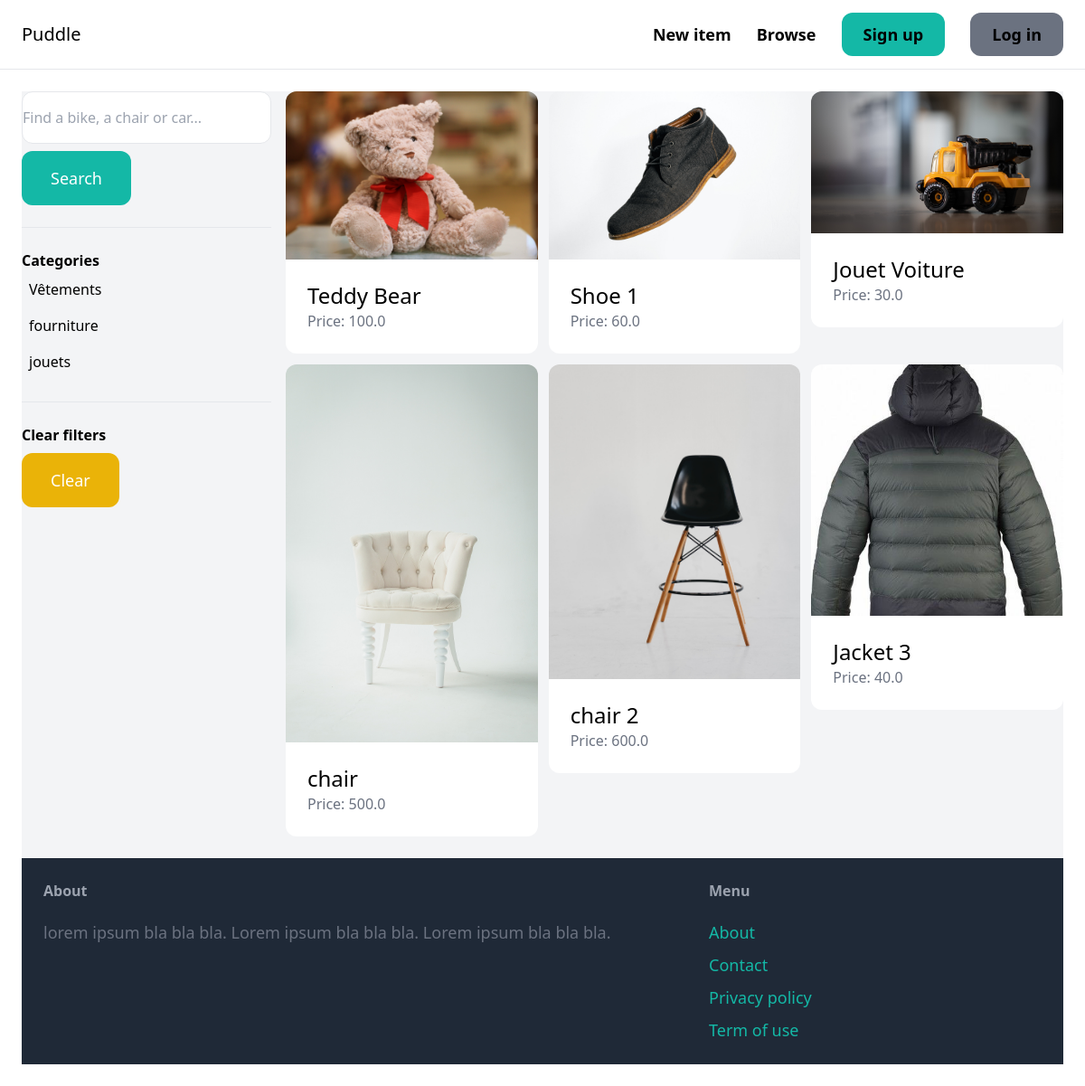
The app's page /items/ with its own data.
### item/models.py (models this page shows, shortened)
class Category(models.Model):
    name = models.CharField(max_length=225)
    class Meta:
        ordering = ('name',)
        verbose_name_plural = 'Categories'

class Item(models.Model):
    category = models.ForeignKey(Category, related_name='items', on_delete=models.CASCADE )
    name = models.CharField(max_length=225)
    description = models.TextField(blank=True, null=False)
    price = models.FloatField()
    image = models.ImageField(upload_to='items_images', blank=True, null=True)
    is_sold = models.BooleanField(default=False)
    created_by = models.ForeignKey(User, related_name='items', on_delete=models.CASCADE)
    created_at = models.DateTimeField(auto_now_add=True)

### item/views.py (the view)
# urls.py: path('', views.items, name='items'),
def items(request):
    query = request.GET.get('query', '')
    category_id = request.GET.get('category', 0)
    categories = Category.objects.all()
    items = Item.objects.filter(is_sold=False)
    if category_id:
        items = items.filter(category_id=category_id)
    if query:
        items = items.filter(Q(name__icontains=query) | Q(description__icontains=query))
    return render( request, 'item/items.html', {
       'items': items,
       'query': query,
       'categories': categories,
       'category_id': int(category_id)
    })

### item/templates/item/items.html (shortened to what this page needs)
{% extends 'core/base.html'%}
{% block content%}
    <div class=" pb-6 grid grid-cols-4 gap-4 bg-gray-100">
        <div class="col-span-l">
            <form method="get" action="{% url 'item:items'%}">
                <input name="query" class=" w-full py-4 border rounded-xl" type="text" value="{{query}}" placeholder="Find a bike, a chair or car... " >
                <button class=" mt-2 py-4 px-8 text-lg bg-teal-500 text-white rounded-xl">Search</button>
            <form>
                <hr class="my-6">
                <p class="font-semibold"> Categories</p>
            <ul>
                {% for category in categories %}
                    <li class="py-2 px-2 rounded-xl {% if category.id == category_id %} bg-gray-200{% endif%}">
                        <a href="{% url 'item:items'%}?query={{query}}&category={{category.id}}">{{category.name}}</a>
                    </li>
                {% endfor%}
            </ul>
              <hr class="my-6">
              <p class="font-semibold"> Clear filters </p>
              <ul>
                <li><a href=" {% url 'item:items'%}" class=" mt-2 py-4 px-8 inline-block bg-yellow-500 text-lg rounded-xl text-white"> Clear </a>
        </div>
        <div class=" col-span-3">
            <div class="grid grid-cols-3 gap-3">
            {%for item in items%}
                <div>
                    <a href="{% url 'item:detail' item.id %}">
                        <div>
                            <img src="{{ item.image.url}}" class="rounded-t-xl">
                        </div>
                        <div class="p-6 bg-white rounded-b-xl">
                            <h2 class="text-2xl "> {{item.name }}</h2>
                            <p class="text-gray-500"> Price: {{item.price}}</p>
                        </div>
                    </a>
                </div>
            {% endfor %}
        </div>
    </div>
{%endblock%}

### records on screen
Category: name "Vêtements"
Category: name "fourniture"
Category: name "jouets"
Item: image (picture), name "Teddy Bear", price "100.0"
Item: image (picture), name "Shoe 1", price "60.0"
Item: image (picture), name "Jouet Voiture", price "30.0"
Item: image (picture), name "chair", price "500.0"
Item: image (picture), name "chair 2", price "600.0"
Item: image (picture), name "Jacket 3", price "40.0"
